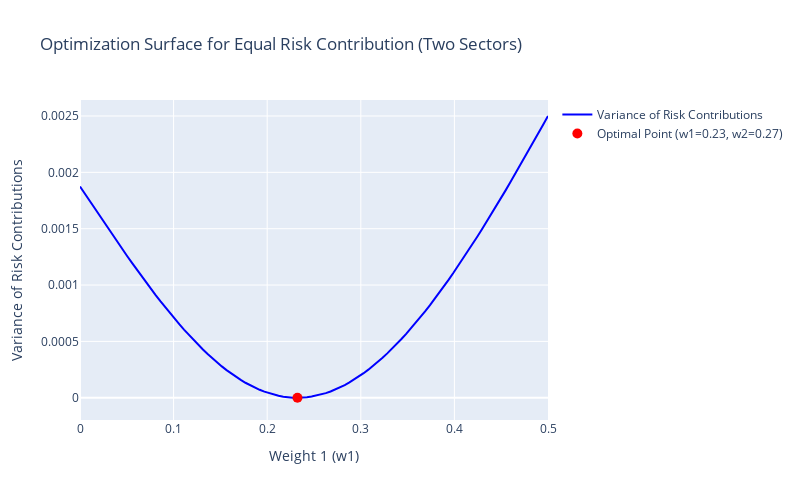

The notebook cell this image was saved under:
### Code cell
import numpy as np
import plotly.graph_objects as go

# Covariance matrix for two sectors (example values)
cov_matrix = np.array([[0.04, 0.02], [0.02, 0.03]])

# Function to calculate variance of risk contributions
def variance_of_risk_contributions(w1, cov_matrix):
    w2 = 0.5 - w1  # Since w1 + w2 = 0.5
    weights = np.array([w1, w2])
    total_risk = np.sqrt(weights @ cov_matrix @ weights)
    marginal_risk = cov_matrix @ weights / total_risk
    risk_contributions = weights * marginal_risk
    return np.var(risk_contributions)

# Generate weight values
w1_values = np.linspace(0, 0.5, 100)
variance_values = [variance_of_risk_contributions(w1, cov_matrix) for w1 in w1_values]

# Find the minimum variance
min_variance_index = np.argmin(variance_values)
optimal_w1 = w1_values[min_variance_index]
optimal_w2 = 0.5 - optimal_w1

# Plot optimization surface
fig = go.Figure()

fig.add_trace(go.Scatter(
    x=w1_values,
    y=variance_values,
    mode="lines",
    name="Variance of Risk Contributions",
    line=dict(color="blue")
))

# Highlight the optimal point
fig.add_trace(go.Scatter(
    x=[optimal_w1],
    y=[variance_values[min_variance_index]],
    mode="markers",
    marker=dict(size=10, color="red"),
    name=f"Optimal Point (w1={optimal_w1:.2f}, w2={optimal_w2:.2f})"
))

# Layout adjustments
fig.update_layout(
    title="Optimization Surface for Equal Risk Contribution (Two Sectors)",
    xaxis_title="Weight 1 (w1)",
    yaxis_title="Variance of Risk Contributions",
    width=800,
    height=500,
    showlegend=True
)

fig.show()

### Figure 1 — Plotly figure (JSON) as saved in the notebook; plotly's stock layout.template omitted (floating-point values rounded to 4 significant figures)
{"data": [{"line": {"color": "blue"}, "mode": "lines", "name": "Variance of Risk Contributions", "type": "scatter", "x": [0, 0.005051, 0.0101, 0.01515, 0.0202, 0.02525, 0.0303, 0.03535, 0.0404, 0.04545, 0.05051, 0.05556, 0.06061, 0.06566, 0.07071, 0.07576, 0.08081, 0.08586, 0.09091, 0.09596, 0.101, 0.1061, 0.1111, 0.1162, 0.1212, 0.1263, 0.1313, 0.1364, 0.1414, 0.1465, 0.1515, 0.1566, 0.1616, 0.1667, 0.1717, 0.1768, 0.1818, 0.1869, 0.1919, 0.197, 0.202, 0.2071, 0.2121, 0.2172, 0.2222, 0.2273, 0.2323, 0.2374, 0.2424, 0.2475, 0.2525, 0.2576, 0.2626, 0.2677, 0.2727, 0.2778, 0.2828, 0.2879, 0.2929, 0.298, 0.303, 0.3081, 0.3131, 0.3182, 0.3232, 0.3283, 0.3333, 0.3384, 0.3434, 0.3485, 0.3535, 0.3586, 0.3636, 0.3687, 0.3737, 0.3788, 0.3838, 0.3889, 0.3939, 0.399, 0.404, 0.4091, 0.4141, 0.4192, 0.4242, 0.4293, 0.4343, 0.4394, 0.4444, 0.4495, 0.4545, 0.4596, 0.4646, 0.4697, 0.4747, 0.4798, 0.4848, 0.4899, 0.4949, 0.5], "y": [0.001875, 0.001812, 0.001749, 0.001686, 0.001623, 0.001561, 0.001499, 0.001437, 0.001376, 0.001316, 0.001256, 0.001196, 0.001137, 0.00108, 0.001022, 0.0009663, 0.0009112, 0.0008571, 0.0008041, 0.0007523, 0.0007018, 0.0006525, 0.0006046, 0.0005582, 0.0005133, 0.0004699, 0.0004281, 0.000388, 0.0003496, 0.000313, 0.0002782, 0.0002452, 0.0002142, 0.0001852, 0.0001581, 0.0001331, 0.0001102, 8.932e-05, 7.06e-05, 5.404e-05, 3.966e-05, 2.747e-05, 1.751e-05, 9.765e-06, 4.263e-06, 1.008e-06, 3.277e-09, 1.251e-06, 4.749e-06, 1.049e-05, 1.847e-05, 2.869e-05, 4.111e-05, 5.574e-05, 7.254e-05, 9.151e-05, 0.0001126, 0.0001358, 0.0001611, 0.0001885, 0.0002179, 0.0002492, 0.0002826, 0.0003178, 0.0003549, 0.0003939, 0.0004347, 0.0004772, 0.0005214, 0.0005674, 0.0006149, 0.000664, 0.0007147, 0.0007669, 0.0008205, 0.0008755, 0.0009319, 0.0009895, 0.001048, 0.001109, 0.00117, 0.001232, 0.001296, 0.00136, 0.001426, 0.001493, 0.00156, 0.001628, 0.001697, 0.001767, 0.001838, 0.001909, 0.001981, 0.002054, 0.002127, 0.0022, 0.002275, 0.002349, 0.002424, 0.0025]}, {"marker": {"color": "red", "size": 10}, "mode": "markers", "name": "Optimal Point (w1=0.23, w2=0.27)", "type": "scatter", "x": [0.2323], "y": [3.277e-09]}], "layout": {"height": 500, "showlegend": true, "title": {"text": "Optimization Surface for Equal Risk Contribution (Two Sectors)"}, "width": 800, "xaxis": {"title": {"text": "Weight 1 (w1)"}}, "yaxis": {"title": {"text": "Variance of Risk Contributions"}}}}
